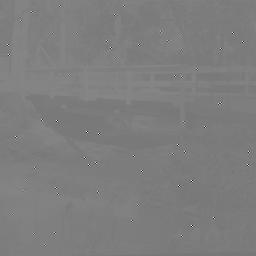
#> input picture esercitazioni/simulazione_11_04_25/esercitazione_250411/ponte.png, 256 x 256 px, found by its file name
$ python ex1.py
#> lines starting #> are read from the running program, lines starting #| are printed output that depends on the picture
import numpy as np
import matplotlib.pyplot as plt
import scipy.ndimage as ndi
import skimage.io as io

path = "C:\\Users\\rocco\\Documents\\università\\ESM\\laboratorio\\esercitazioni\\simulazione_11_04_25\\esercitazione_250411\\ponte.png"

def fshs(x, k:int):
    x_min = np.min(x)
    x_max = np.max(x)
    return ((k-1)*(x-x_min)/(x_max-x_min))

def sp_filter(x):
    return ndi.median_filter(x, size=(3,3), mode='reflect')

# path = 'ponte.gif'
if __name__ == '__main__':
    x = np.float32(io.imread(path))
#> x: shape (256, 256) float32; min 0, max 255, mean 125.4
    # y = sp_filter(x)
    # y = y**1.3
    x[x<115] = 115
#> x: shape (256, 256) float32; min 115, max 255, mean 125.5
    x[x>135] = 135
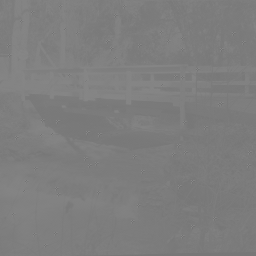
#> x: shape (256, 256) float32; min 115, max 135, mean 125.4
    y = fshs(x, 256)
#> in fshs, `x_min = np.min(x)`: x_min = 115
#> in fshs, `x_max = np.max(x)`: x_max = 135
#> in fshs, `return ((k-1)*(x-x_min)/(x_max-x_min))`:
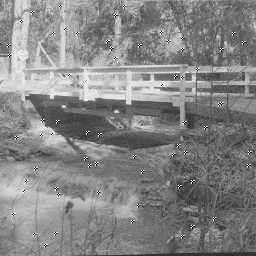
#> returned value: shape (256, 256) float32; min 0, max 255, mean 132.8
    y = sp_filter(y)
#> in sp_filter, `return ndi.median_filter(x, size=(3,3), mode='reflect')`:
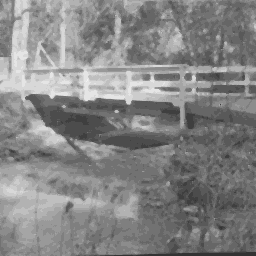
#> returned value: shape (256, 256) float32; min 51, max 242.2, mean 132.8

    plt.close('all')
    plt.figure(1)
    plt.imshow(x, clim=[0,255], cmap='gray')
    plt.colorbar()
    plt.figure(2)
    plt.hist(x.flatten(), bins=256)
    plt.figure(3)
    plt.imshow(y, clim=[0,255], cmap='gray')
    plt.colorbar()
    plt.figure(4)
    plt.hist(y.flatten(), bins=256)
    plt.show()
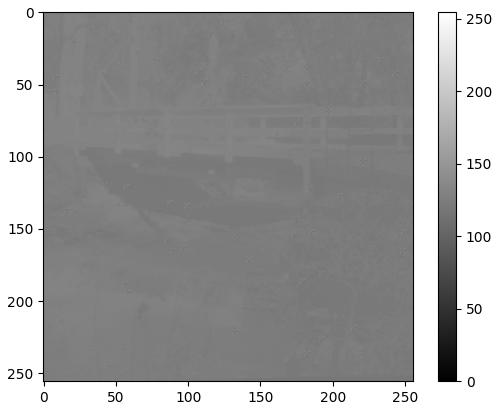
#> figure drawn by matplotlib, 2 panels
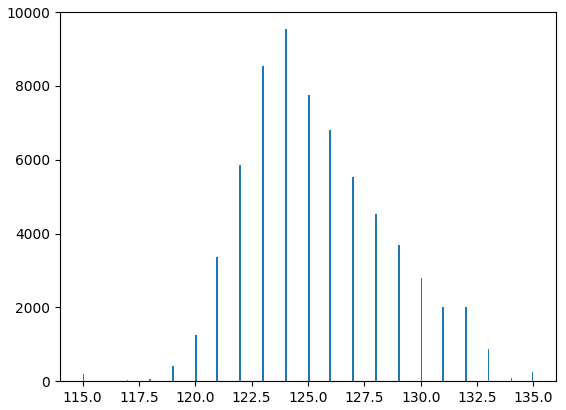
#> figure drawn by matplotlib, 1 panel; tallest bar 9536 high, from x = 124 to 124.1
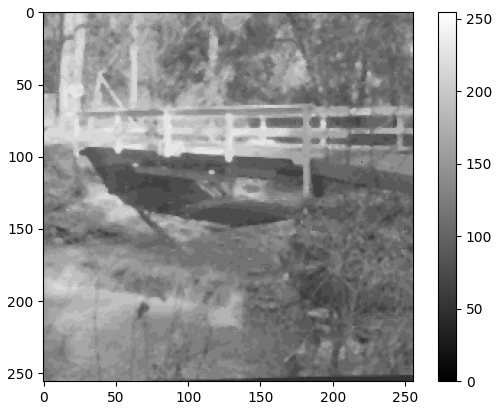
#> figure drawn by matplotlib, 2 panels
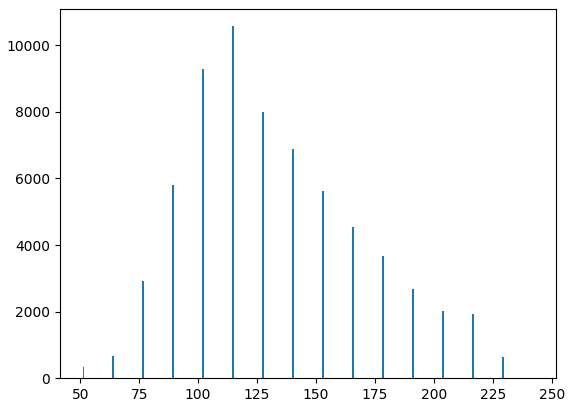
#> figure drawn by matplotlib, 1 panel; tallest bar 10571 high, from x = 114.5 to 115.2
